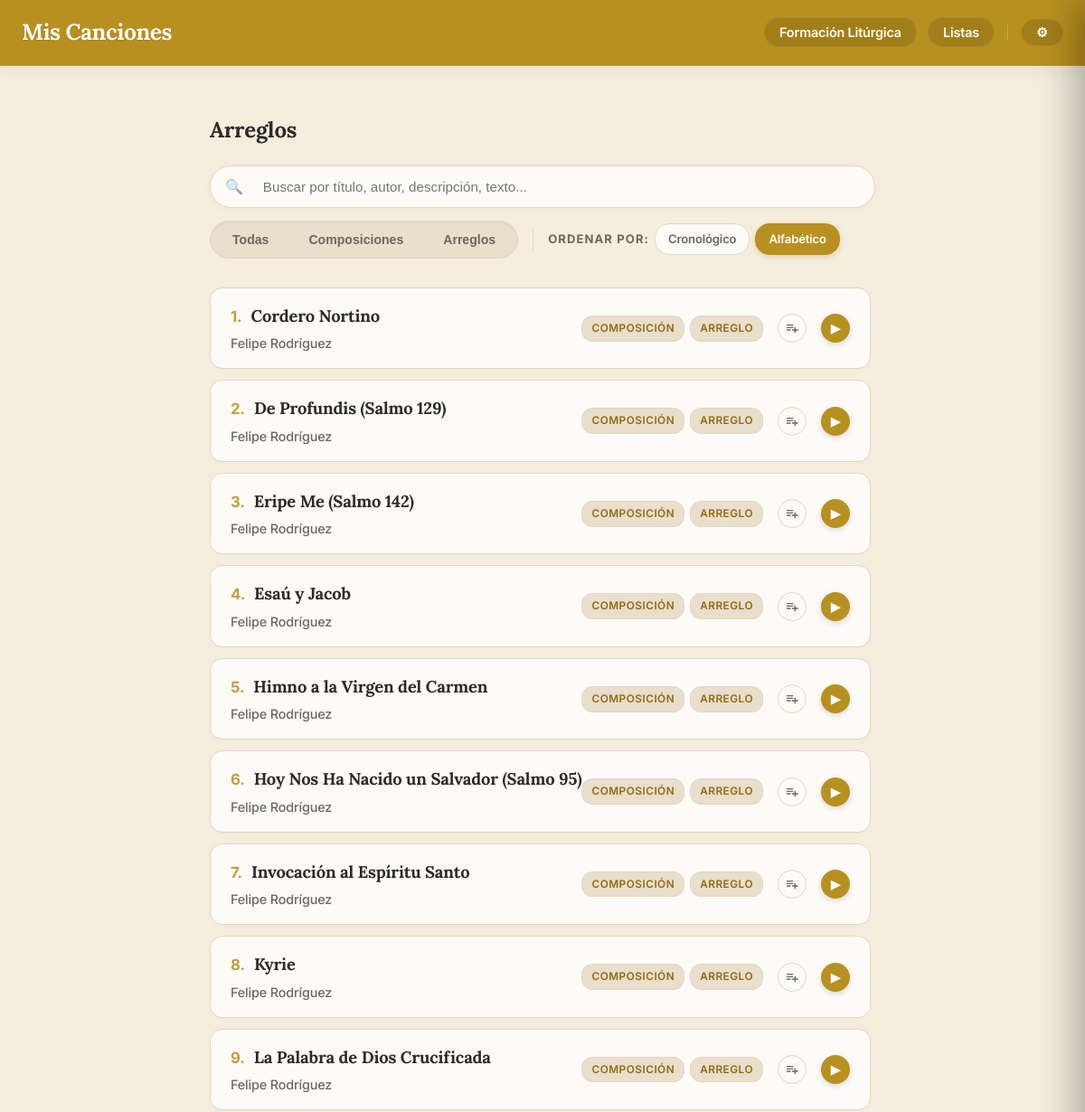
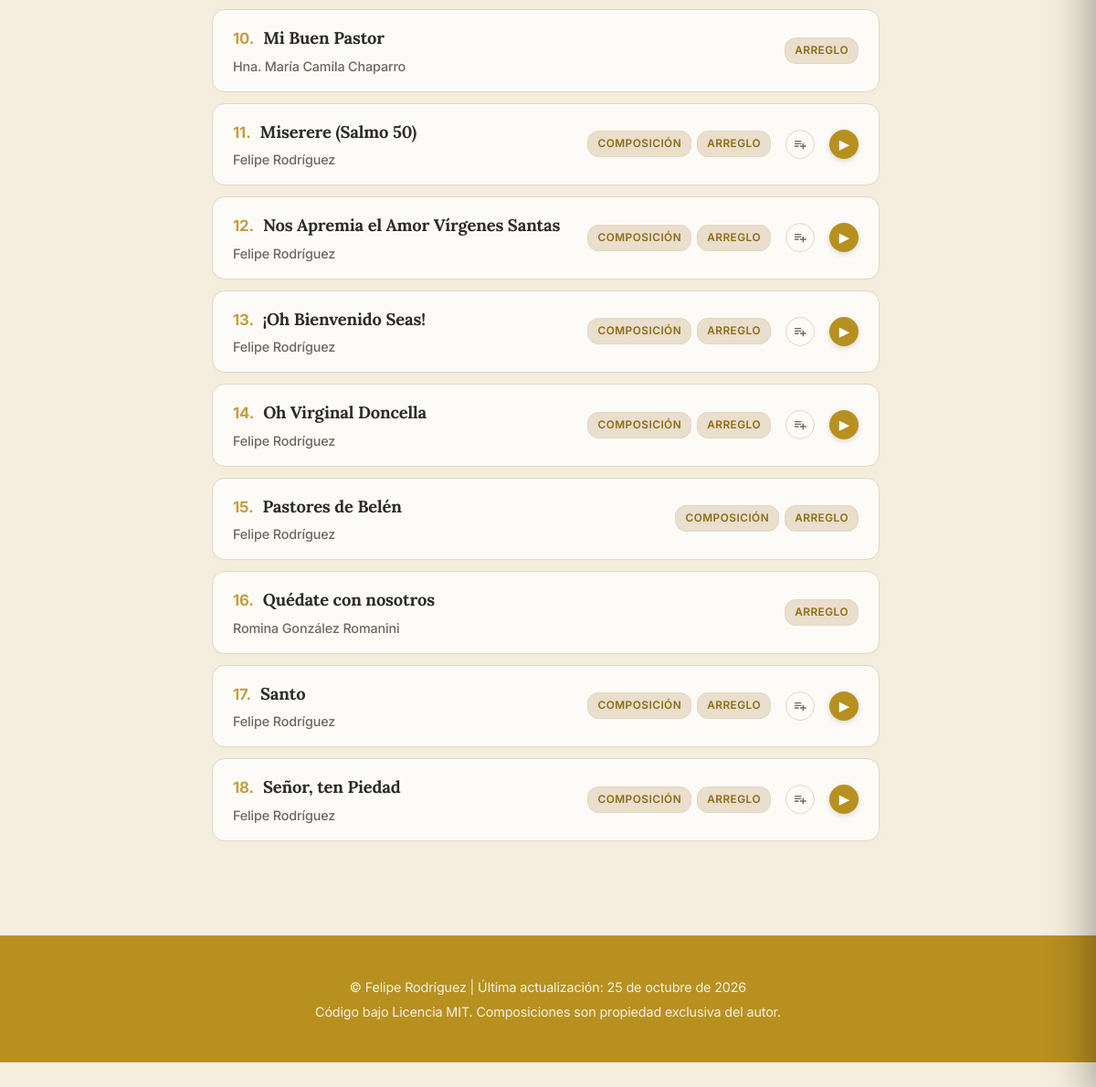
Screenshot of /arreglos?sort_by=alfabetico&search= with the database file from the repository (2 pictures, top to bottom).
### models.py (models this page shows, shortened)
class Cancion(db.Model):
    __tablename__ = 'cancion'
    id = db.Column(db.Integer, primary_key=True)
    titulo = db.Column(db.String(150), nullable=False)
    musica = db.Column(db.String(100))
    letra = db.Column(db.String(100))
    adaptacion = db.Column(db.String(100))
    arreglo = db.Column(db.String(100), nullable=True)
    idioma = db.Column(db.String(50))
    dia = db.Column(db.Integer, nullable=True)
    mes = db.Column(db.Integer, nullable=True)
    anio = db.Column(db.Integer)
    descripcion = db.Column(db.Text)
    audio = db.Column(db.String(150))
    letras_acordes = db.Column(db.String(150))
    partitura = db.Column(db.String(150))
    midi = db.Column(db.String(150))
    tags_json = db.Column(db.String(500))
    tipo = db.Column(db.String(50), nullable=False, default='local')
    categorias_json = db.Column(db.String(200))
    youtube_video_embed = db.Column(db.Text)
    youtube_audio_embed = db.Column(db.Text)
    interprete = db.Column(db.String(200), nullable=True)
    ensambles_json = db.Column(db.Text, nullable=True)
    descargas_json = db.Column(db.Text, nullable=True)
    audios_json = db.Column(db.Text, nullable=True)
    tipo_pdf = db.Column(db.String(50), nullable=True)  # 'partitura' o 'letras_acordes'
    letras_json = db.Column(db.Text, nullable=True)  # {"sincronizada": bool, "lineas": [{"t": seg|null, "text": str}]}
    @property
    def categorias(self):
        return json.loads(self.categorias_json) if self.categorias_json else []

### app.py (the view)
@app.route('/arreglos')
def ver_arreglos():
    base_songs = search_by_category("Arreglo")
    filtered_songs, search_query = search_songs(base_songs, request.args.get('search', '').strip())
    sort_by = request.args.get('sort_by', 'cronologico')
    sorted_songs = sort_songs(filtered_songs, sort_by=sort_by)
    return render_template('arreglos.html', composiciones=sorted_songs, search_query=search_query, page_context='arreglos', sort_by=sort_by)

### app.py (called while the page is built)
@app.template_filter('sort_categories_for_page')
def sort_categories_for_page(categories, page_context='default'):
    sorted_cats = list(categories)
    if page_context == 'arreglos':
        sorted_cats.sort(key=lambda x: (x != 'Composición', x != 'Arreglo'))
    else:
        sorted_cats.sort(key=lambda x: (x != 'Arreglo', x != 'Composición'))
    return sorted_cats

@app.context_processor
def inject_globals():
    try:
        with open('build_date.txt', 'r', encoding='utf-8') as f:
            date_str = f.read().strip()
    except Exception:
        date_str = "Desconocida"
    return dict(last_update=date_str, FEATURES=FEATURES)

### services/catalog_service.py (called while the page is built, shortened)
def normalize_for_sorting(titulo: Optional[str]) -> str:
    if not titulo:
        return ""
    titulo_normalizado = unidecode(titulo.lower())
    return "".join(c for c in titulo_normalizado if c.isalnum() or c.isspace()).strip()

def normalize_category_name(cat_name: Optional[str]) -> str:
    if not cat_name:
        return ""
    c = unidecode(cat_name.lower().strip())
    if c.startswith('arreglo'):
        return 'Arreglo'
    if c.startswith('composic'):
        return 'Composición'
    return cat_name

def search_songs(base_songs: List[Cancion], search_query: Optional[str]) -> Tuple[List[Cancion], str]:
    if not search_query:
        return base_songs, ""

def search_by_category(category_name: str) -> List[Cancion]:
    all_songs = Cancion.query.all()
    target_norm = unidecode(normalize_category_name(category_name).lower())
    result = []
    for song in all_songs:
        song_cats = [unidecode(normalize_category_name(cat).lower()) for cat in song.categorias]
        if target_norm in song_cats or any(target_norm in c for c in song_cats):
            result.append(song)
    return result

### templates/arreglos.html
{% extends "base.html" %}
{% block content %}
    <h2>Arreglos</h2>
    {% include '_filters.html' %}
    <div class="lista-scroll" id="song-list-container">
        {% include '_song_list.html' %}
    </div>
{% endblock %}

### templates/_song_list.html
<div class="lista-composiciones">
    {% for obra in composiciones %}
        <div class="tarjeta-obra-wrapper">
            <a href="{{ url_for('ver_composicion', comp_id=obra.id, context=page_context, tag_name=tag_nombre, search=search_query, sort_by=sort_by) }}"
               class="tarjeta-obra"
               data-id="{{ obra.id }}"
               {% if obra.audio %}data-audio="{{ url_for('static', filename=obra.audio) }}"{% endif %}
               data-title="{{ obra.titulo }}">
                <div class="info-tarjeta">
                    <div class="song-title-with-number">
                        <span class="song-number">{{ loop.index }}.</span>
                        <h3>{{ obra.titulo }}</h3>
                    </div>
                    <p>
                        {{ obra.musica }}
                    </p>
                </div>
                <div class="tarjeta-right-section">
                    <div class="categoria-tags-container">
                        {% if obra.categorias %}
                            {% for cat in obra.categorias | sort_categories_for_page(page_context) %}
                                <span class="categoria-tag">{{ cat }}</span>
                            {% endfor %}
                        {% endif %}
                    </div>
                    {% if obra.audio %}
                    <button class="btn-add-queue opt-add-queue" data-id="{{ obra.id }}" data-audio="{{ url_for('static', filename=obra.audio) }}" data-title="{{ obra.titulo }}" title="Añadir a la cola">
                        <svg viewBox="0 0 24 24" width="16" height="16" fill="currentColor"><path d="M14 10H3v2h11v-2zm0-4H3v2h11V6zm4 8v-4h-2v4h-4v2h4v4h2v-4h4v-2h-4zM3 16h7v-2H3v2z"/></svg>
                    </button>
                    <button class="list-play-btn" data-id="{{ obra.id }}" data-title="{{ obra.titulo }}" data-audio="{{ url_for('static', filename=obra.audio) }}" title="Reproducir / Pausar">▶</button>
                    {% endif %}
                </div>
            </a>
        </div>
    {% else %}
        <p style="padding: 20px;">No se encontraron canciones que coincidan con tu búsqueda.</p>
    {% endfor %}
</div>

### rows the page displays
Cancion: titulo "Cordero Nortino", musica "Felipe Rodríguez", cat "COMPOSICIÓN" "ARREGLO"
Cancion: titulo "De Profundis (Salmo 129)", musica "Felipe Rodríguez", cat "COMPOSICIÓN" "ARREGLO"
Cancion: titulo "Eripe Me (Salmo 142)", musica "Felipe Rodríguez", cat "COMPOSICIÓN" "ARREGLO"
Cancion: titulo "Esaú y Jacob", musica "Felipe Rodríguez", cat "COMPOSICIÓN" "ARREGLO"
Cancion: titulo "Himno a la Virgen del Carmen", musica "Felipe Rodríguez", cat "COMPOSICIÓN" "ARREGLO"
Cancion: titulo "Hoy Nos Ha Nacido un Salvador (Salmo 95)", musica "Felipe Rodríguez", cat "COMPOSICIÓN" "ARREGLO"
Cancion: titulo "Invocación al Espíritu Santo", musica "Felipe Rodríguez", cat "COMPOSICIÓN" "ARREGLO"
Cancion: titulo "Kyrie", musica "Felipe Rodríguez", cat "COMPOSICIÓN" "ARREGLO"
Cancion: titulo "La Palabra de Dios Crucificada", musica "Felipe Rodríguez", cat "COMPOSICIÓN" "ARREGLO"
Cancion: titulo "Mi Buen Pastor", musica "Hna. María Camila Chaparro", cat "ARREGLO"
Cancion: titulo "Miserere (Salmo 50)", musica "Felipe Rodríguez", cat "COMPOSICIÓN" "ARREGLO"
Cancion: titulo "Nos Apremia el Amor Vírgenes Santas", musica "Felipe Rodríguez", cat "COMPOSICIÓN" "ARREGLO"
Cancion: titulo "¡Oh Bienvenido Seas!", musica "Felipe Rodríguez", cat "COMPOSICIÓN" "ARREGLO"
Cancion: titulo "Oh Virginal Doncella", musica "Felipe Rodríguez", cat "COMPOSICIÓN" "ARREGLO"
Cancion: titulo "Pastores de Belén", musica "Felipe Rodríguez", cat "COMPOSICIÓN" "ARREGLO"
Cancion: titulo "Quédate con nosotros", musica "Romina González Romanini", cat "ARREGLO"
Cancion: titulo "Santo", musica "Felipe Rodríguez", cat "COMPOSICIÓN" "ARREGLO"
Cancion: titulo "Señor, ten Piedad", musica "Felipe Rodríguez", cat "COMPOSICIÓN" "ARREGLO"

### other values shown
{{ last_update }} "25 de octubre de 2026"
